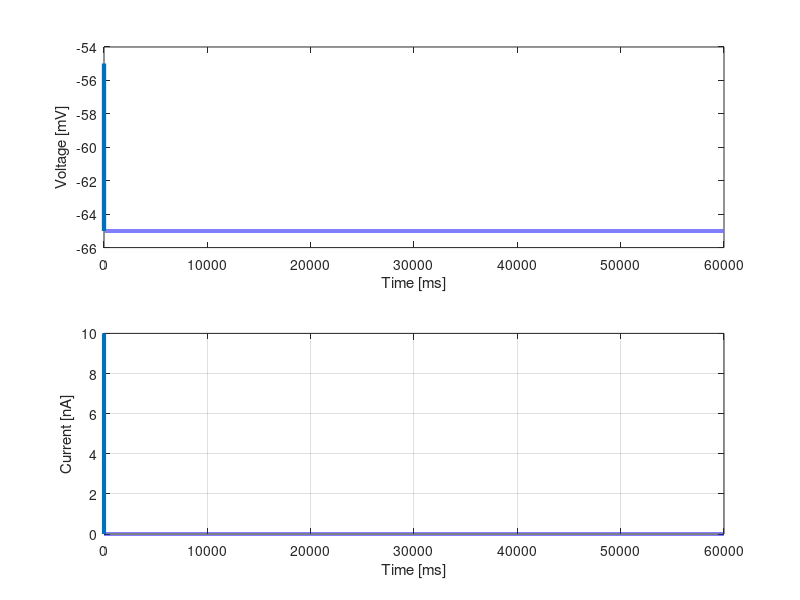

The MATLAB script that drew this image:
clear all;
close all;
dt = 0.0002;
T = 0:dt:60; % 1 second simulation
Vm = zeros(60/dt + 1, 1);
E_L = -65; %mV
Vm(1) = -65; %mV
g_L = 0.02; %uS
C = 0.2; %nF
V_th = -55; %mV

s = zeros(60/dt + 1, 1);


for t=1:length(T)-1,

		if t>0 & t <= 1,
		    s(t) = 10;
    end

    if Vm(t) >= V_th,

        Vm(t+1) = E_L;

    else,

      Vm(t+1) = Vm(t) + dt * (g_L*(E_L-Vm(t)) + s(t)*1000)/C;
    end;

end;

T = T*1000;

subplot(2,1,1);
plot(T,Vm,'LineWidth', 3.0);

xlabel('Time [ms]');

ylabel('Voltage [mV]');

subplot(2,1,2)
plot(T, s, 'LineWidth', 3.0);

xlabel('Time [ms]');

ylabel('Current [nA]');

grid on;


% Parameters from https://www.cns.nyu.edu/~david/handouts/integrate-and-fire.pdf
